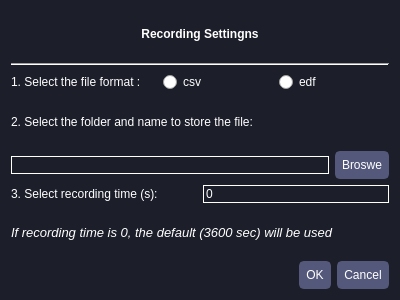
<?xml version="1.0" encoding="UTF-8"?>
<ui version="4.0">
 <class>Dialog</class>
 <widget class="QDialog" name="Dialog">
  <property name="geometry">
   <rect>
    <x>0</x>
    <y>0</y>
    <width>400</width>
    <height>300</height>
   </rect>
  </property>
  <property name="windowTitle">
   <string>Dialog</string>
  </property>
  <property name="styleSheet">
   <string notr="true">QDialog{
	background-color: rgb(28, 30, 42);
}

QLabel{
	color: #FFF;
}

QCheckBox{
	color: #FFF
}

QLineEdit{
	color: #FFF;
	background-color: transparent;
	/*background-color: rgb(50, 53, 74);
	border: 1px solid rgb(84, 89, 124);*/
	border: 1px solid #FFF;
}

QComboBox{
	color: #FFF;
	border: 1px solid #FFF;
	background-color: transparent;
}

QRadioButton{
	color: #FFF;
}

QSpinBox{
	color: #FFF;
	border: 1px solid #FFF;
	background-color: transparent;
}

QPushButton{
	color: #FFF;
	background-color: rgb(84, 89, 124);
	border: 2px solid rgb(84, 89, 124);
	padding: 5px;
	border-radius: 5px;

}

QPushButton:hover{
	background-color: rgb(61, 64, 89);
}

QPushButton:pressed{
	background-color: rgb(101, 106, 141);
	border:  2px solid rgb(61, 64, 89);
}
</string>
  </property>
  <layout class="QVBoxLayout" name="verticalLayout_2">
   <item>
    <layout class="QVBoxLayout" name="verticalLayout">
     <item>
      <widget class="QLabel" name="lbl_title_recording_settings">
       <property name="text">
        <string>&lt;html&gt;&lt;head/&gt;&lt;body&gt;&lt;p&gt;&lt;span style=&quot; font-weight:600;&quot;&gt;Recording Settingns&lt;/span&gt;&lt;/p&gt;&lt;/body&gt;&lt;/html&gt;</string>
       </property>
       <property name="alignment">
        <set>Qt::AlignCenter</set>
       </property>
      </widget>
     </item>
     <item>
      <widget class="Line" name="line">
       <property name="orientation">
        <enum>Qt::Horizontal</enum>
       </property>
      </widget>
     </item>
     <item>
      <layout class="QHBoxLayout" name="horizontalLayout_3">
       <item>
        <widget class="QLabel" name="lbl_step2">
         <property name="text">
          <string>1. Select the file format :     </string>
         </property>
        </widget>
       </item>
       <item>
        <widget class="QRadioButton" name="rdbtn_csv">
         <property name="text">
          <string>csv</string>
         </property>
        </widget>
       </item>
       <item>
        <widget class="QRadioButton" name="rdbtn_edf">
         <property name="text">
          <string>edf</string>
         </property>
        </widget>
       </item>
      </layout>
     </item>
     <item>
      <widget class="QLabel" name="lbl_step1">
       <property name="text">
        <string>2. Select the folder and name to store the file:</string>
       </property>
      </widget>
     </item>
     <item>
      <layout class="QHBoxLayout" name="horizontalLayout">
       <item>
        <widget class="QLineEdit" name="input_filepath"/>
       </item>
       <item>
        <widget class="QPushButton" name="btn_browse">
         <property name="cursor">
          <cursorShape>PointingHandCursor</cursorShape>
         </property>
         <property name="text">
          <string>Broswe</string>
         </property>
        </widget>
       </item>
      </layout>
     </item>
     <item>
      <layout class="QHBoxLayout" name="horizontalLayout_2">
       <item>
        <widget class="QLabel" name="label">
         <property name="text">
          <string>3. Select recording time (s):</string>
         </property>
        </widget>
       </item>
       <item>
        <widget class="QSpinBox" name="spinBox"/>
       </item>
      </layout>
     </item>
     <item>
      <widget class="QLabel" name="label_4">
       <property name="font">
        <font>
         <pointsize>10</pointsize>
         <italic>true</italic>
        </font>
       </property>
       <property name="text">
        <string>If recording time is 0, the default (3600 sec) will be used</string>
       </property>
      </widget>
     </item>
     <item>
      <widget class="QDialogButtonBox" name="buttonBox">
       <property name="cursor">
        <cursorShape>PointingHandCursor</cursorShape>
       </property>
       <property name="styleSheet">
        <string notr="true"/>
       </property>
       <property name="orientation">
        <enum>Qt::Horizontal</enum>
       </property>
       <property name="standardButtons">
        <set>QDialogButtonBox::Cancel|QDialogButtonBox::Ok</set>
       </property>
      </widget>
     </item>
    </layout>
   </item>
  </layout>
 </widget>
 <resources/>
 <connections>
  <connection>
   <sender>buttonBox</sender>
   <signal>accepted()</signal>
   <receiver>Dialog</receiver>
   <slot>accept()</slot>
   <hints>
    <hint type="sourcelabel">
     <x>248</x>
     <y>254</y>
    </hint>
    <hint type="destinationlabel">
     <x>157</x>
     <y>274</y>
    </hint>
   </hints>
  </connection>
  <connection>
   <sender>buttonBox</sender>
   <signal>rejected()</signal>
   <receiver>Dialog</receiver>
   <slot>reject()</slot>
   <hints>
    <hint type="sourcelabel">
     <x>316</x>
     <y>260</y>
    </hint>
    <hint type="destinationlabel">
     <x>286</x>
     <y>274</y>
    </hint>
   </hints>
  </connection>
 </connections>
</ui>
